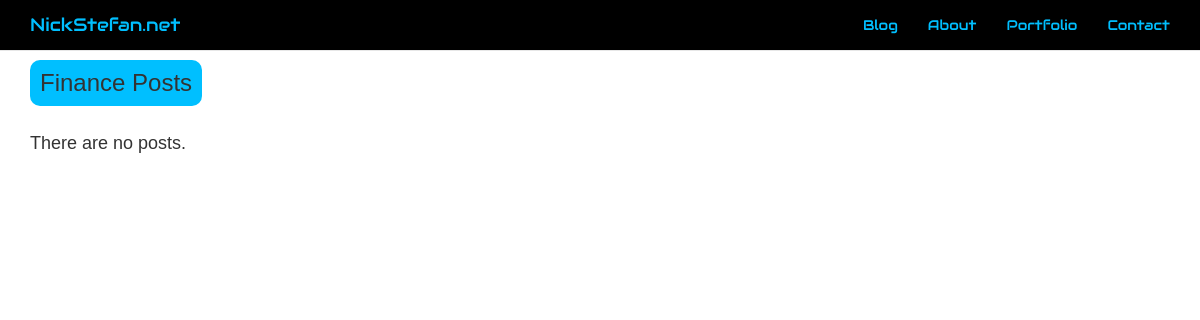
Page /blog/category/finance on the earlier database version.
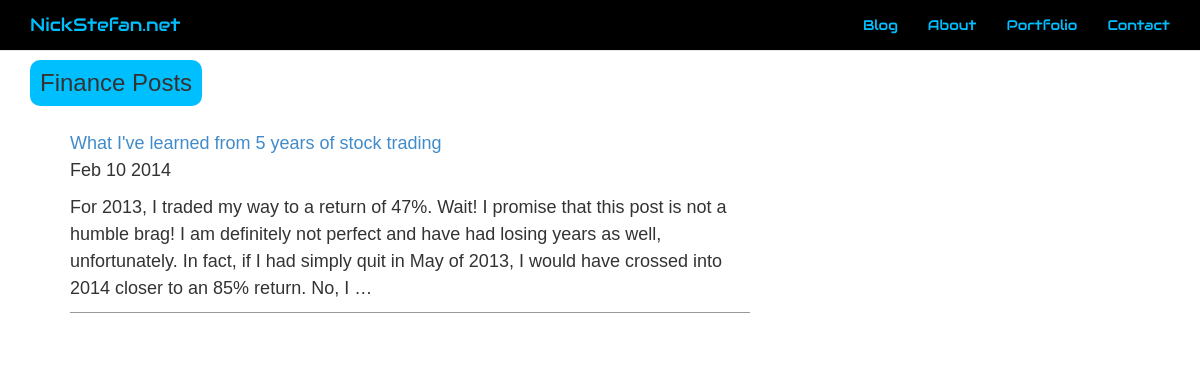
Same page on the later database version.
### blog/models.py (models this page shows, shortened)
class Blog (models.Model):
    title = models.CharField(max_length=100, unique=True)
    slug = models.SlugField(max_length=100, unique=True)
    body = models.TextField()
    posted = models.DateTimeField(db_index=True) #auto_now_add=True
    category = models.ManyToManyField(Category)
    live = models.BooleanField(default=False)
    @permalink # this puts a 'view on site' link in the admin
    def get_absolute_url(self):
        if self.live == True:
            return ('view_blog_post', None, {'slug': self.slug})
        else:
            return ('view_blog_preview', None, {'slug': self.slug})

### blog/views.py (the view)
def view_category(request, slug):
    category = get_object_or_404(Category, slug=slug)
    return render_to_response('blog/view_category.html',{
        'category': get_object_or_404(Category, slug=slug),
        'posts': Blog.objects.filter(category=category,live=True)[::-1]
    })

### blog/templates/blog/view_category.html (shortened to what this page needs)
{% extends 'base.html' %}
{% block title %}
<h3>{{ category.title }} Posts</h3>
{% endblock %}
{% block content %}
	{%  if posts %}
		<ul>
		{% for post in posts %}
			<div class='postlists'><li><p><a href="{{ post.get_absolute_url }}">{{ post.title }}</a><br>{{ post.posted|date }}</p>
				<p>{{ post.body|safe|truncatewords:"60" }}
			</li></div>
		{% endfor %}
		</ul>
		{% else %}
			<p>There are no posts.</p>
		{% endif %}
{% endblock %}

Differences in the rows shown:
now on this page (row edited): Blog: title "What I've learned from 5 years of stock trading", posted "Feb 10 2014", body "For 2013, I traded my way to a return of 47%. Wait! I promise that this post is not a humble brag! I am definitely not perfect and have had losing years as well, unfortunately. In fact, if I had simply quit in May of 2013, I would have crossed into 2014 closer to an 85% return. No, I …"
Other differences:
text no longer shown: "There are no posts."
